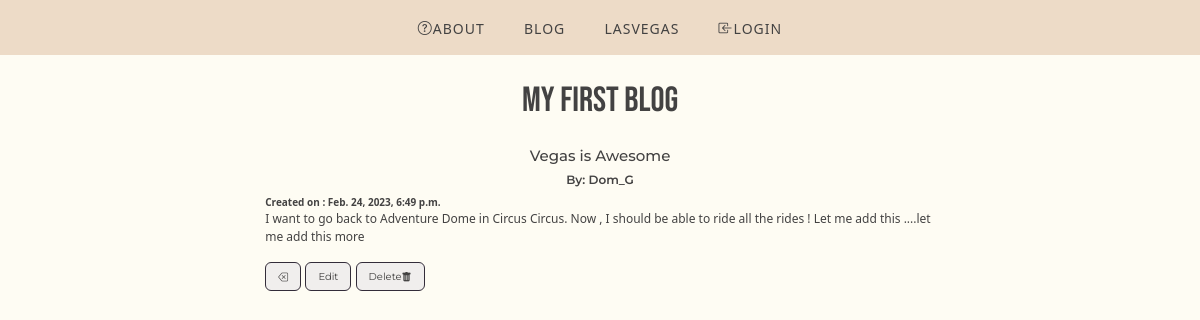
Screenshot of /3/ with the database file from the repository.
### posts/models.py (models this page shows, shortened)
class Post(models.Model):
    title = models.CharField(max_length=128)
    subtitle = models.CharField(max_length=128)
    author = models.ForeignKey(
        "auth.User",
        on_delete=models.CASCADE
    )
    body = models.TextField()
    created_on = models.DateTimeField(auto_now_add=True)
    active = models.BooleanField(default=True)

### posts/views.py (the view)
# urls.py: path("<int:pk>/", PostDetailView.as_view(), name="detail"),
class PostDetailView(DetailView):
    template_name = "posts/detail.html"
    model = Post

### templates/posts/detail.html (shortened to what this page needs)
{% extends 'base.html' %}
{% block content %}
<h1>{{ post.title }}</h1>
<h3 class="detailh3" >{{ post.subtitle }}</h3>
<h5 class="author"> By: {{ post.author }}</h5>
<div class="detail-class">
    <strong class="strong-detail">Created on : {{ post.created_on }}</strong>
    <p class="detail-p">{{ post.body}}</p>
    <div class="buttonsdetail">
        <a href="{% url 'list' %}" ><button id="btn-detail" class="btn btn-secondary"><i class="bi bi-backspace"></i></button></a>
        <a href="{% url 'edit' post.id %}"><button id="btn-edit" class="btn btn-secondary">Edit</button></a>
        <a href="{% url 'delete' post.id %}
        " ><button id="btn-delete" class="btn btn-secondary">Delete<i class="bi bi-trash-fill"></i></button></a>
    </div>
</div>
{% endblock content %}}

### static/css/base.css (style rules this page uses)
* { padding: 0; margin: 0; color: #434242; }
h1 { font-family: 'Bebas Neue', cursive; font-size: 35px; color: #434242; text-align: center; margin-top: 25px; margin-bottom: 25px; }
body { background-color: #FEFCF3; }
.btn { background-color: #EDDBC7; color:white; font-family: 'Raleway', sans-serif; }
.author { font-size: 12px; font-family: 'Montserrat', serif; font-weight: 600; text-align: center; }
.btn { background-color:#F0EEED; border-color:#332C39; color: #434242; }
.detailh3 { text-align: center; font-size: 15px; font-family: 'Montserrat', serif; }
.detail-class { width: 60%; display:flex; flex-direction: column; margin-left: auto; margin-right: auto; }
strong { font-size: 10px; }
.detail-p { font-size: 12px; }
#btn-detail { font-size: 10px; font-family: 'Montserrat', serif; display: inline-block; }
#btn-edit { font-size: 10px; font-family: 'Montserrat', serif; }
#btn-delete { font-size: 10px; font-family: 'Montserrat', serif; }

### rows the page displays
Post: title "My first blog", subtitle "Vegas is Awesome", author "Dom_G", created_on "Feb. 24, 2023, 6:49 p.m.", body "I want to go back to Adventure Dome in Circus Circus. Now , I should be able to ride all the rides ! Let me add this ....let me add this more"
